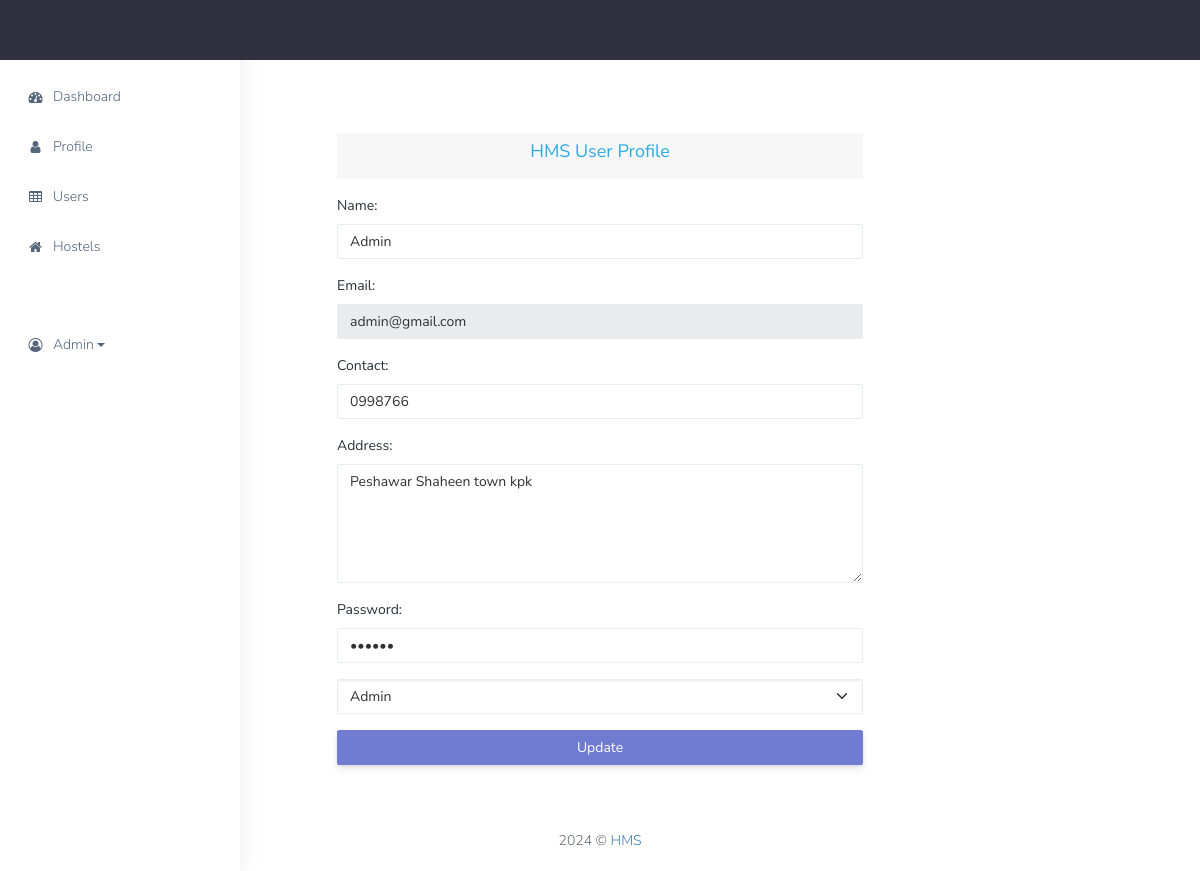
The app's page /dashboard/admin/profile/view-profile.php (signed in) with its own data.
### tables this page shows
CREATE TABLE `users` (
  `id` int(11) NOT NULL,
  `name` varchar(255) NOT NULL,
  `email` varchar(255) NOT NULL,
  `contact` varchar(255) NOT NULL,
  `address` text NOT NULL,
  `password` varchar(255) NOT NULL,
  `role` varchar(255) NOT NULL
);

### dashboard/admin/profile/view-profile.php (the view, shortened to what this page needs)
<?php
include '../include/header.php';
include '../include/main-content.php';
include '../include/database.php';
$name=$email=$contact=$address=$error=$success=$password= $role=$msg=$error="";
if(isset($_SESSION['email']))
{
    $email = $_SESSION['email'];
   $user = mysqli_query($conn, "SELECT * from users WHERE email='$email'");
    if (mysqli_num_rows($user) > 0) {
        while($row = mysqli_fetch_assoc($user)) {
            $name = $row['name'];
            $email = $row['email'];
            $address = $row['address'];
            $contact = $row['contact'];
            $role = $row['role'];
            $password = $row['password'];
        }
    }
}
?>
<div class="container">
    <div class="row">
        <div class="col-sm-3"></div>
        <div class="col-sm-6">
            <div class="card mt-3 mt-5">
                <div class="card-body ">
                <div class="card-header"><h4 class="text-info text-center">HMS User Profile</h4></div>
               <form action="<?php echo htmlspecialchars($_SERVER["PHP_SELF"]);?>" method="POST">
                        <div class="mb-3 mt-3">
                            <label for="name" class="form-label">Name:</label>
                            <input type="text" class="form-control" id="name"  placeholder="Enter Name" name="name" value="<?php echo $name;?>">
                        </div>
                        <div class="mb-3 mt-3">
                            <label for="email" class="form-label">Email:</label>
                            <input type="email" class="form-control" id="email" readonly placeholder="Enter Email" name="email" value="<?php echo $email;?>">
                          </div>
                        <div class="mb-3">
                            <label for="contact" class="form-label">Contact:</label>
                            <input type="text" class="form-control" id="contact" placeholder="Enter contact no" name="contact" value="<?php echo $contact;?>">
                        </div>
                        <div class="mb-3">
                            <label for="address">Address:</label>
                            <textarea class="form-control" rows="5" id="address" name="address"><?php echo $address;?></textarea>
                          </div>
                        <div class="mb-3 mt-3">
                            <label for="password" class="form-label">Password:</label>
                            <input type="password" class="form-control" id="password" placeholder="Enter password" name="password" value="<?php echo $password;?>">
                         </div>
                       <?php
                       if($_SESSION['role'] === 'admin' ){
                       ?>
                        <div class="mb-3 mt-3">
                                <select class="form-select" name="role" aria-label="Default select example">
                                    <option value="admin" <?php if($role === 'admin'){ echo "selected";} ?>> Admin</option>
                                </select>
                        </div>
                        <?php }?>
                        <div class="d-grid">
                            <button type="submit" name="submit" class="btn btn-primary btn-block">Update</button>
                        </div>
                    </form>
                </div>
            </div>
        </div>
    </div>
</div>
<?php include '../include/footer.php'?>

### records on screen
users: name "Admin", email "admin@gmail.com", contact "0998766", address "Peshawar Shaheen town kpk", role "Admin"

### other values on screen
$_SESSION['name'] "Admin"
